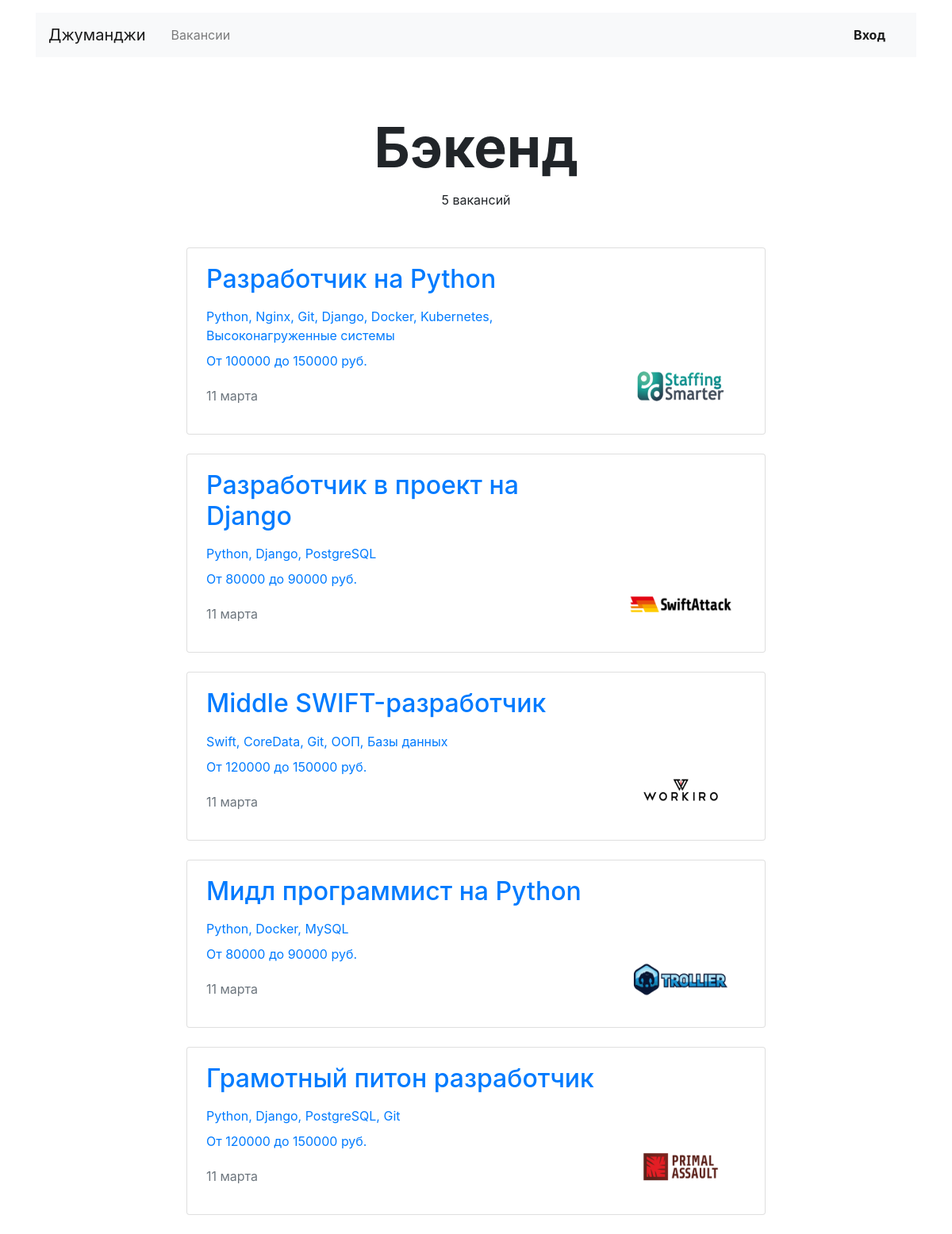
Page /vacancies/cat/backend on the committed database.
### jobs/models.py (models this page shows, shortened)
class Specialty(models.Model):
    code = models.CharField(max_length=20, primary_key=True)
    title = models.CharField(max_length=20)
    picture = models.ImageField(
        upload_to=MEDIA_SPECIALITY_IMAGE_DIR,
        height_field='height_field',
        width_field='width_field',
    )
    height_field = models.PositiveIntegerField(default=0)
    width_field = models.PositiveIntegerField(default=0)

class Vacancy(models.Model):
    title = models.CharField(max_length=100)
    specialty = models.ForeignKey(Specialty, on_delete=models.CASCADE, related_name='vacancies')
    company = models.ForeignKey(Company, on_delete=models.CASCADE, related_name='vacancies')
    skills = models.CharField(max_length=255)
    description = models.TextField()
    salary_min = models.IntegerField()
    salary_max = models.IntegerField()
    published_at = models.DateField()

class Company(models.Model):
    name = models.CharField(max_length=100)
    location = models.CharField(max_length=100)
    logo = models.ImageField(
        upload_to=MEDIA_COMPANY_IMAGE_DIR,
        height_field='height_field',
        width_field='width_field',
    )
    height_field = models.PositiveIntegerField(default=0)
    width_field = models.PositiveIntegerField(default=0)
    description = models.TextField()
    employee_count = models.CharField(max_length=100)

### jobs/views.py (the view)
# urls.py: path('vacancies/cat/<str:pk>', ListSpecialtyView.as_view(), name='specialty-list'),
class ListSpecialtyView(DetailView):
    model = Specialty

### templates/jobs/specialty_detail.html
{% extends 'base.html' %}
{% block main %}
    <section>
        <h1 class="h1 text-center mx-auto mt-4 pt-5" style="font-size: 70px;"><strong>{{ specialty.title }}</strong></h1>
        <p class="text-center pt-1">{{ specialty.vacancies.count }} вакансий</p>
        <div class="row mt-5">
            <div class="col-12 col-lg-8 offset-lg-2 m-auto">
                {% for vacancy in specialty.vacancies.all %}
                    <div class="card mb-4">
                        <div class="card-body px-4">
                            <div class="row">
                                <div class="col-12 col-md-8 col-lg-9">
                                    <a href={% url 'vacancy-detail' vacancy.id %}>
                                        <h2 class="h2 pb-2">{{ vacancy.title }}</h2>
                                        <p class="mb-2">{{ vacancy.skills }}</p>
                                        <p>От {{ vacancy.salary_min }} до {{ vacancy.salary_max }} руб.</p>
                                        <p class="text-muted pt-1">{{ vacancy.published_at|date:"d E" }}</p>
                                    </a>
                                </div>
                                <div class="col-12 col-md-4 col-lg-3 d-flex align-items-end">
                                    <a href={% url 'company-detail' vacancy.company.id %}>
                                        <img src="{{ vacancy.company.logo.url }}"
                                             width="130" height="80" alt="{{ vacancy.company.name }}">
                                    </a>
                                </div>
                            </div>
                        </div>
                    </div>
                {% endfor %}
            </div>
        </div>
    </section>
{% endblock %}

### rows in the picture
Specialty: title "Бэкенд", vacancies.count "5"
Vacancy: title "Разработчик на Python", skills "Python, Nginx, Git, Django, Docker, Kubernetes, Высоконагруженные системы", salary_min "100000", salary_max "150000", published_at "11 марта", company.logo (picture)
Vacancy: title "Разработчик в проект на Django", skills "Python, Django, PostgreSQL", salary_min "80000", salary_max "90000", published_at "11 марта", company.logo (picture)
Vacancy: title "Middle SWIFT-разработчик", skills "Swift, CoreData, Git, ООП, Базы данных", salary_min "120000", salary_max "150000", published_at "11 марта", company.logo (picture)
Vacancy: title "Мидл программист на Python", skills "Python, Docker, MySQL", salary_min "80000", salary_max "90000", published_at "11 марта", company.logo (picture)
Vacancy: title "Грамотный питон разработчик", skills "Python, Django, PostgreSQL, Git", salary_min "120000", salary_max "150000", published_at "11 марта", company.logo (picture)
